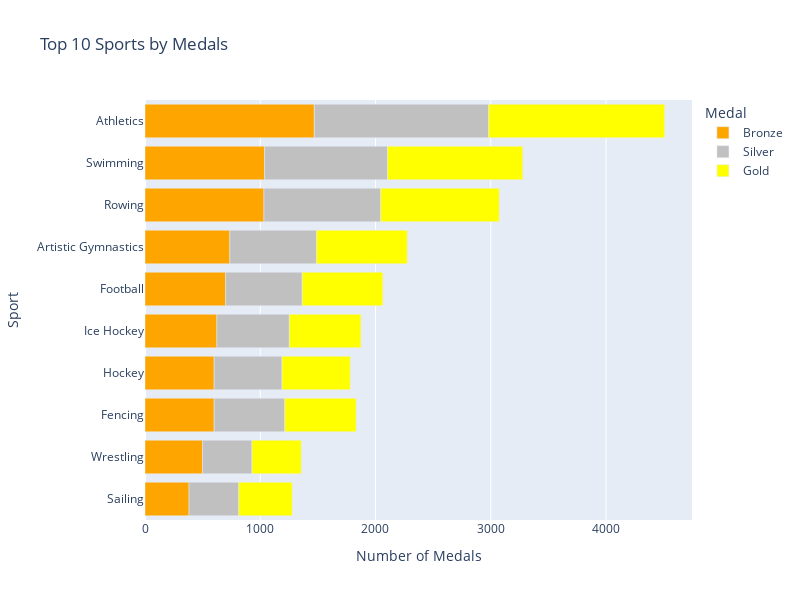

The code cell stored with this chart in its notebook:
### Markdown cell above
Top 10 Sport by Medals

### Code cell
sport_medal_distribution = Olympic_Athlete_Event_Results.groupby(['sport', 'medal']).size().reset_index(name='Count')
sport_medal_distribution = sport_medal_distribution[sport_medal_distribution['medal'].isin(['Gold', 'Silver', 'Bronze'])]

top_sports = sport_medal_distribution.groupby('sport')['Count'].sum().nlargest(10).index
top_sport_team_distribution = sport_medal_distribution[sport_medal_distribution['sport'].isin(top_sports)] #get Data from Dataframe for Top 10 Sports


top_sport_team_distribution = top_sport_team_distribution.sort_values(by='Count', ascending=True)
print(top_sport_team_distribution[:10])

custom_colors = ['#FFA500', '#C0C0C0','#FFFF00'] 

fig = px.bar(top_sport_team_distribution, y='sport', x='Count', color='medal', orientation='h',
             labels={'sport': 'Sport', 'Count':'Number of Medals'}, title='Top 10 Sports by Medals',
             color_discrete_sequence=custom_colors)

fig.update_layout(
    legend_title_text = 'Medal',
    width=800,height=600,font=dict(size=12)
)

fig.show()

### Figure 1 — Plotly figure (JSON) as saved in the notebook; plotly's stock layout.template omitted (floating-point values rounded to 4 significant figures)
{"data": [{"alignmentgroup": "True", "hovertemplate": "medal=Bronze<br>Number of Medals=%{x}<br>Sport=%{y}<extra></extra>", "legendgroup": "Bronze", "marker": {"color": "#FFA500", "pattern": {"shape": ""}}, "name": "Bronze", "offsetgroup": "Bronze", "orientation": "h", "showlegend": true, "textposition": "auto", "x": [382, 500, 600, 600, 624, 700, 736, 1032, 1038, 1469], "xaxis": "x", "y": ["Sailing", "Wrestling", "Fencing", "Hockey", "Ice Hockey", "Football", "Artistic Gymnastics", "Rowing", "Swimming", "Athletics"], "yaxis": "y", "type": "bar"}, {"alignmentgroup": "True", "hovertemplate": "medal=Silver<br>Number of Medals=%{x}<br>Sport=%{y}<extra></extra>", "legendgroup": "Silver", "marker": {"color": "#C0C0C0", "pattern": {"shape": ""}}, "name": "Silver", "offsetgroup": "Silver", "orientation": "h", "showlegend": true, "textposition": "auto", "x": [428, 431, 589, 613, 628, 664, 752, 1013, 1066, 1512], "xaxis": "x", "y": ["Wrestling", "Sailing", "Hockey", "Fencing", "Ice Hockey", "Football", "Artistic Gymnastics", "Rowing", "Swimming", "Athletics"], "yaxis": "y", "type": "bar"}, {"alignmentgroup": "True", "hovertemplate": "medal=Gold<br>Number of Medals=%{x}<br>Sport=%{y}<extra></extra>", "legendgroup": "Gold", "marker": {"color": "#FFFF00", "pattern": {"shape": ""}}, "name": "Gold", "offsetgroup": "Gold", "orientation": "h", "showlegend": true, "textposition": "auto", "x": [428, 465, 592, 619, 622, 700, 788, 1029, 1174, 1528], "xaxis": "x", "y": ["Wrestling", "Sailing", "Hockey", "Fencing", "Ice Hockey", "Football", "Artistic Gymnastics", "Rowing", "Swimming", "Athletics"], "yaxis": "y", "type": "bar"}], "layout": {"xaxis": {"anchor": "y", "domain": [0.0, 1.0], "title": {"text": "Number of Medals"}}, "yaxis": {"anchor": "x", "domain": [0.0, 1.0], "title": {"text": "Sport"}}, "legend": {"title": {"text": "Medal"}, "tracegroupgap": 0}, "title": {"text": "Top 10 Sports by Medals"}, "barmode": "relative", "font": {"size": 12}, "width": 800, "height": 600}}
